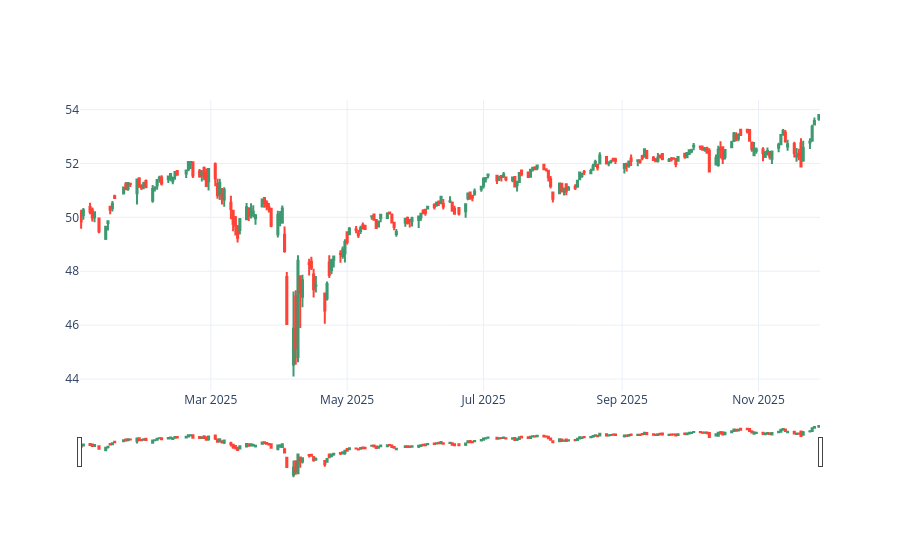

The notebook cell this image was saved under:
### Markdown cell above
### plotly

### Code cell
import plotly.graph_objects as go

candlestick = go.Candlestick(
                            x=jepi.index, # 가로축: 날짜 (DataFrame의 인덱스가 보통 datetime)
                            open=jepi['Open'],
                            high=jepi['High'],
                            low=jepi['Low'],
                            close=jepi['Close']
                            )

fig = go.Figure(data=[candlestick])

fig.show()

### Figure 1 — Plotly figure (JSON) as saved in the notebook; plotly's stock layout.template omitted (floating-point values rounded to 4 significant figures; data arrays with more than 128 entries replaced by an {"elided": "..."} marker saying what was removed)
{"data": [{"close": {"elided": "228 float values"}, "high": {"elided": "228 float values"}, "low": {"elided": "228 float values"}, "open": {"elided": "228 float values"}, "type": "candlestick", "x": {"elided": "228 str values"}}], "layout": {"autosize": true, "xaxis": {"autorange": true, "range": ["2025-01-01 12:00", "2025-11-28 12:00"], "rangeslider": {"autorange": true, "range": ["2025-01-01 12:00", "2025-11-28 12:00"], "yaxis": {"_template": null, "rangemode": "match"}}, "type": "date"}, "yaxis": {"autorange": true, "range": [43.55, 54.36]}}}
